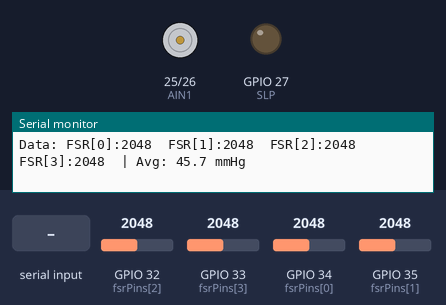
The sketch below on a simulated ESP32. Parts: motor-driver pin pairs drawn as motors (green arrow = first pin HIGH = forward, orange = second pin HIGH = backward, longer = more drive), output pins drawn as LEDs (lit = HIGH), the last lines printed to the serial monitor. The test bench sets the inputs (shaded band); at power-on: GPIO 32 (fsrPins[2]) = 2048, GPIO 33 (fsrPins[3]) = 2048, GPIO 34 (fsrPins[0]) = 2048, GPIO 35 (fsrPins[1]) = 2048 (analog values on the 0–4095 scale).

Above: at 3.2 s.
3.3 s: "t" received over Serial
At 4.3 s:
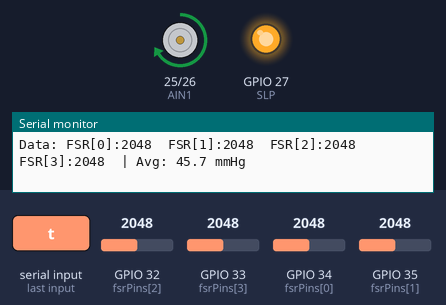
5.0 s: "l" received over Serial
At 5.9 s:
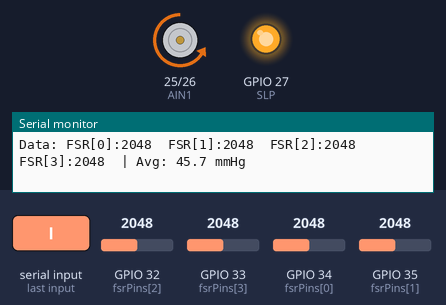
6.5 s: GPIO 32 (fsrPins[2]) set to 2389
8.0 s: GPIO 32 (fsrPins[2]) set to 2488
10.0 s: "s" received over Serial
At 11.0 s:
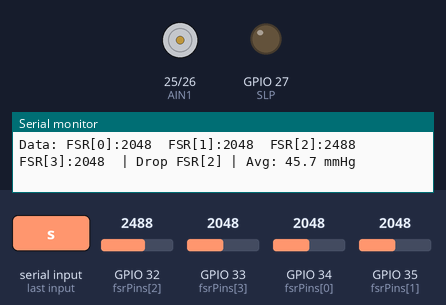
11.5 s: "L" received over Serial
At 12.8 s:
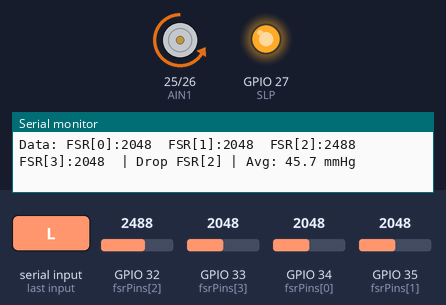
Timing chart, 0 to 14.0 s (numbered marks = the images above; inputs shaded):
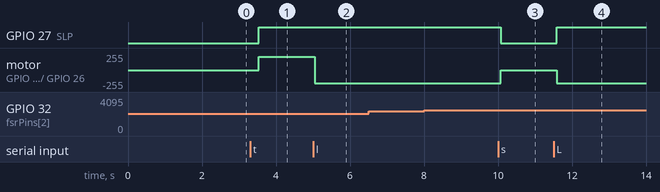

The sketch:

boatest.ino
```cpp
/*
 * ESP32 Smart Sleeve - MANUAL BOA TEST MODE (WITH SPEED CONTROL)
 * Hardware: DRV8833 (25, 26, 27) + 4x FSR 406 (34, 35, 32, 33)
 * Controls: Send 't' (tighten), 'l' (loosen), 's' (stop) via Serial Monitor
 * Updated for ESP32 Core V3.x API
 */

// Pin Definitions
const int AIN1 = 25;
const int AIN2 = 26;
const int SLP  = 27;
const int fsrPins[] = {34, 35, 32, 33}; // 4 Signal Pins

// PWM Speed Control Settings
const int MOTOR_SPEED = 200;    // Set speed from 0 (stop) to 255 (max speed)
const int PWM_FREQ = 5000;      // 5 kHz frequency is standard for small DC motors
const int PWM_RES = 8;          // 8-bit resolution (0-255)
// Note: Channels are no longer manually assigned in ESP32 Core V3.x

// Calibration
const float OUTLIER_THRESHOLD = 7.0;
const float SENSITIVITY_BOOST = 1.5;

void setup() {
  Serial.begin(115200);

  // Set up the SLP pin normally
  pinMode(SLP, OUTPUT);
  digitalWrite(SLP, LOW); // Start with motor off/asleep

  // Set up ESP32 PWM using the new V3.x syntax
  ledcAttach(AIN1, PWM_FREQ, PWM_RES);
  ledcAttach(AIN2, PWM_FREQ, PWM_RES);

  analogReadResolution(12);

  // Print Instructions
  Serial.println("\n=================================");
  Serial.println(" MANUAL BOA SPOOL TEST (PWM MODE)");
  Serial.println("=================================");
  Serial.print("  Motor Speed set to: ");
  Serial.print(MOTOR_SPEED);
  Serial.println(" / 255");
  Serial.println("---------------------------------");
  Serial.println("Commands (type and press Enter):");
  Serial.println("  't' -> TIGHTEN (Clockwise)");
  Serial.println("  'l' -> LOOSEN  (Counter-Clockwise)");
  Serial.println("  's' -> STOP    (Motor Sleep)");
  Serial.println("=================================\n");

  delay(2000);
}

void loop() {
  // 1. Check for manual commands from the Serial Monitor
  if (Serial.available() > 0) {
    char cmd = Serial.read();

    if (cmd == 't' || cmd == 'T') {
      Serial.println("\n>>> COMMAND: TIGHTENING SPOOL <<<");
      motorMove(true);
    }
    else if (cmd == 'l' || cmd == 'L') {
      Serial.println("\n>>> COMMAND: LOOSENING SPOOL <<<");
      motorMove(false);
    }
    else if (cmd == 's' || cmd == 'S') {
      Serial.println("\n>>> COMMAND: SPOOL STOPPED <<<");
      motorStop();
    }
  }

  // 2. Read Sensors and Calculate Pressures
  float pressures[4];
  float totalPressure = 0;

  Serial.print("Data: ");

  for (int i = 0; i < 4; i++) {
    int raw = analogRead(fsrPins[i]);

    Serial.print("FSR[");
    Serial.print(i);
    Serial.print("]:");
    Serial.print(raw);
    Serial.print("  ");

    // Mapping 0-4095 to 0-50 mmHg, applying sensitivity boost
    float p = ((raw - 162) * (50.0 / (3256.0 - 162.0))) * SENSITIVITY_BOOST;
    if (p < 0) p = 0;

    pressures[i] = p;
    totalPressure += p;
  }

  // Calculate the initial average
  float avgPressure = totalPressure / 4.0;

  // 3. Outlier Detection & Rejection
  float maxDeviation = 0;
  int outlierIndex = -1;

  for (int i = 0; i < 4; i++) {
    float deviation = abs(pressures[i] - avgPressure);
    if (deviation > maxDeviation) {
      maxDeviation = deviation;
      outlierIndex = i;
    }
  }

  if (maxDeviation > OUTLIER_THRESHOLD) {
    Serial.print("| Drop FSR[");
    Serial.print(outlierIndex);
    Serial.print("] ");
    avgPressure = (totalPressure - pressures[outlierIndex]) / 3.0;
  }

  // Print final calculated average
  Serial.print("| Avg: ");
  Serial.print(avgPressure, 1);
  Serial.println(" mmHg");

  delay(250);
}

void motorMove(bool forward) {
  digitalWrite(SLP, HIGH); // Wake driver
  if (forward) {
    // In V3.x, you write directly to the pin instead of the channel
    ledcWrite(AIN1, MOTOR_SPEED);
    ledcWrite(AIN2, 0);
  } else {
    ledcWrite(AIN1, 0);
    ledcWrite(AIN2, MOTOR_SPEED);
  }
}

void motorStop() {
  // Stop both pins
  ledcWrite(AIN1, 0);
  ledcWrite(AIN2, 0);
  digitalWrite(SLP, LOW); // Put driver to sleep to save battery
}
```

Measured:
- after the input at 3.3 s, GPIO 27 (SLP): LOW → HIGH after 0.23 s; motor on GPIO 25 (AIN1) / GPIO 26 (AIN2): stopped → forward 199/255 after 0.23 s
- after the input at 5.0 s, motor on GPIO 25 (AIN1) / GPIO 26 (AIN2): forward 199/255 → backward 199/255 at once
- after the input at 10.0 s, GPIO 27 (SLP): HIGH → LOW after 0.08 s; motor on GPIO 25 (AIN1) / GPIO 26 (AIN2): backward 199/255 → stopped after 0.08 s
- after the input at 11.5 s, GPIO 27 (SLP): LOW → HIGH after 0.09 s; motor on GPIO 25 (AIN1) / GPIO 26 (AIN2): stopped → backward 199/255 after 0.09 s
